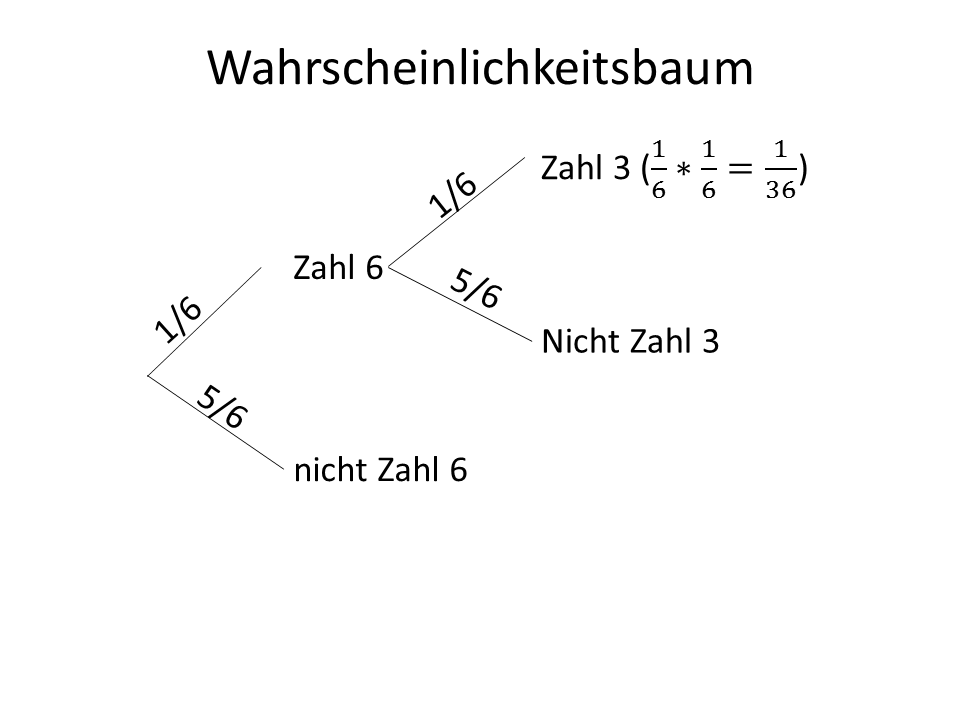

Write R code to recreate this figure.
# Show probabilityTree.png
# Operate locally to avoid workspace clutter
local({
  img <- readPNG(file.path(path.package("swirl"), "Courses", "Wahrscheinlichkeitstheorie", "Wahrscheinlichkeitsrechnung", "probabilityTree.png"))
#  h <- dim(img)[1]
#  w <- dim(img)[2]
  try(dev.off(),silent=TRUE)
  plot.new()
#  wdev <- par('fin')[1]
#  hdev <- par('fin')[2]
#  rasterImage(
#    as.raster(img),
#    par('fig')[1], par('fig')[3], par('fig')[2]*hdev*h/w/wdev*1.3, par('fig')[4],
#    interpolate=FALSE
#  )
grid::grid.raster(img)
})
